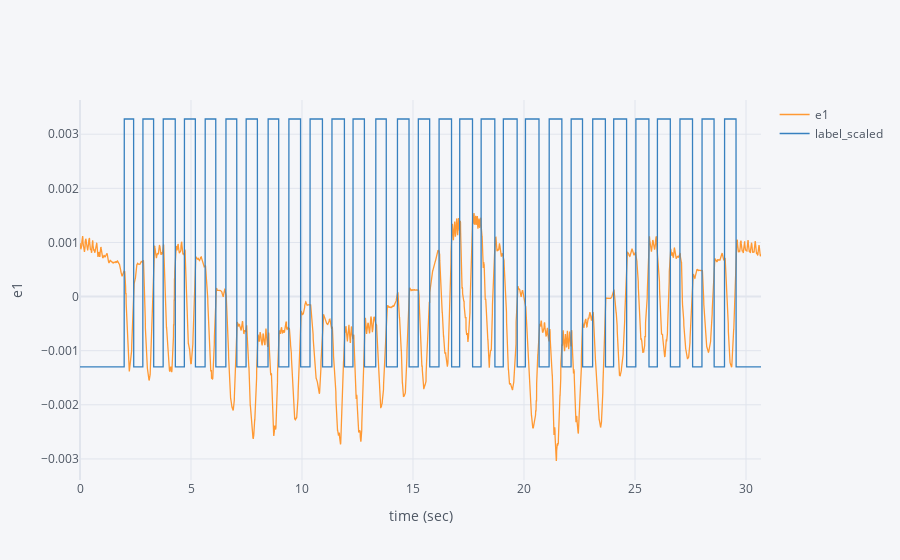
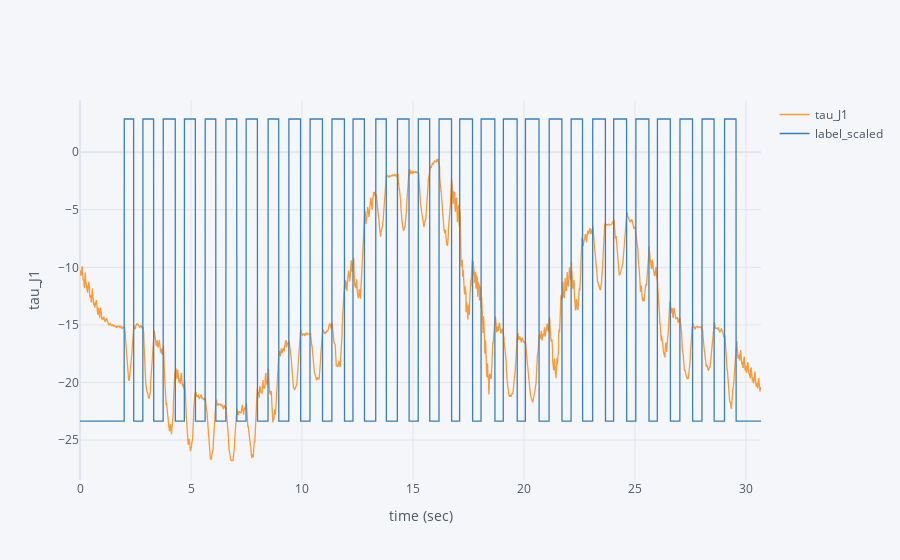

Here is the notebook cell these charts were saved with, in order:
### Code cell
target = ['e1','tau_J1']

for i in target:
    A = instance.df[i].max()-instance.df[i].min()
    instance.df['label_scaled']=instance.df['label']*A + instance.df[i][0] -A/2
    instance.df.iplot(x='time', y= [i, 'label_scaled'], xTitle='time (sec)', yTitle=i)
    
    #plt.plot(instance.df['time'],instance.df['labeled_scaled'])

### Figure 1 — Plotly figure (JSON) as saved in the notebook; plotly's stock layout.template omitted (floating-point values rounded to 4 significant figures; data arrays with more than 128 entries replaced by an {"elided": "..."} marker saying what was removed)
{"data": [{"line": {"color": "rgba(255, 153, 51, 1.0)", "dash": "solid", "shape": "linear", "width": 1.3}, "mode": "lines", "name": "e1", "text": "", "type": "scatter", "x": {"elided": "6136 float values"}, "y": {"elided": "6136 float values"}}, {"line": {"color": "rgba(55, 128, 191, 1.0)", "dash": "solid", "shape": "linear", "width": 1.3}, "mode": "lines", "name": "label_scaled", "text": "", "type": "scatter", "x": {"elided": "6136 float values"}, "y": {"elided": "6136 float values"}}], "layout": {"legend": {"bgcolor": "#F5F6F9", "font": {"color": "#4D5663"}}, "paper_bgcolor": "#F5F6F9", "plot_bgcolor": "#F5F6F9", "title": {"font": {"color": "#4D5663"}}, "xaxis": {"gridcolor": "#E1E5ED", "showgrid": true, "tickfont": {"color": "#4D5663"}, "title": {"font": {"color": "#4D5663"}, "text": "time (sec)"}, "zerolinecolor": "#E1E5ED"}, "yaxis": {"gridcolor": "#E1E5ED", "showgrid": true, "tickfont": {"color": "#4D5663"}, "title": {"font": {"color": "#4D5663"}, "text": "e1"}, "zerolinecolor": "#E1E5ED"}}}

### Figure 2 — Plotly figure (JSON) as saved in the notebook; plotly's stock layout.template omitted (floating-point values rounded to 4 significant figures; data arrays with more than 128 entries replaced by an {"elided": "..."} marker saying what was removed)
{"data": [{"line": {"color": "rgba(255, 153, 51, 1.0)", "dash": "solid", "shape": "linear", "width": 1.3}, "mode": "lines", "name": "tau_J1", "text": "", "type": "scatter", "x": {"elided": "6136 float values"}, "y": {"elided": "6136 float values"}}, {"line": {"color": "rgba(55, 128, 191, 1.0)", "dash": "solid", "shape": "linear", "width": 1.3}, "mode": "lines", "name": "label_scaled", "text": "", "type": "scatter", "x": {"elided": "6136 float values"}, "y": {"elided": "6136 float values"}}], "layout": {"legend": {"bgcolor": "#F5F6F9", "font": {"color": "#4D5663"}}, "paper_bgcolor": "#F5F6F9", "plot_bgcolor": "#F5F6F9", "title": {"font": {"color": "#4D5663"}}, "xaxis": {"gridcolor": "#E1E5ED", "showgrid": true, "tickfont": {"color": "#4D5663"}, "title": {"font": {"color": "#4D5663"}, "text": "time (sec)"}, "zerolinecolor": "#E1E5ED"}, "yaxis": {"gridcolor": "#E1E5ED", "showgrid": true, "tickfont": {"color": "#4D5663"}, "title": {"font": {"color": "#4D5663"}, "text": "tau_J1"}, "zerolinecolor": "#E1E5ED"}}}
